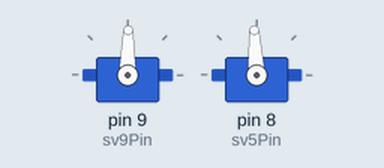
Bench run of a sketch on a simulated Arduino Uno, built with avr-gcc and run on an emulated ATmega328P. Shown: 2 × servo. What the sketch prints to the serial monitor is not drawn.

Above: at 0.6 s.
At 5.0 s:
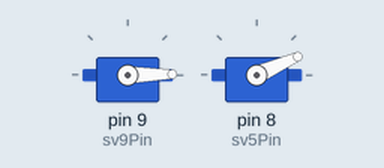
At 9.5 s:
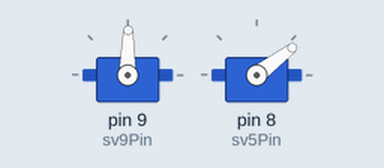
At 18.5 s:
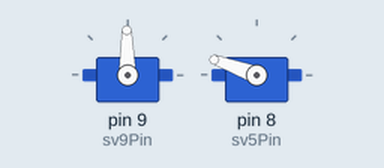
Timing chart, 0 to 24.0 s (numbered marks = the images above):
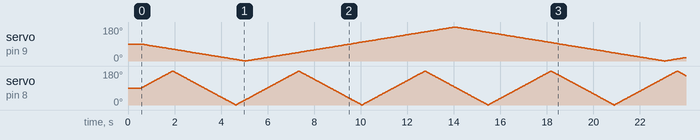

The sketch:

double_sweep.ino
```cpp
#include <Servo.h>
Servo sv5;
Servo sv9;
const int sv5Pin = 8;  // sv5 接 Pin 8
const int sv9Pin = 9;  // sv9 接 Pin 9
const int every555 = 15;
const int every999 = 50;
unsigned long last555 = 0;
unsigned long last999 = 0; // last moving time
int dir5 = 1;
int dir9 = -1;
int pos555 = 90;
int pos999 = 90;
void setup() {
   sv9.attach(sv9Pin);
   sv5.attach(sv5Pin);
   Serial.begin(9600);
   sv9.write(pos999);
   sv5.write(pos555);
   Serial.println("Test 2 Serbo");
   delay(568);
}
void loop( ) {
  check555( );
  check999( );
  check888( );
}
void check555( ) {
   if(millis( ) - last555 < every555) return;   //如果(现在时间—上次做事时间)<every)就立即离开函数,不再继续
   last555 = millis( );
   pos555 += dir5;
   sv5.write(pos555);
   if(dir5 == 1){
      if(pos555 >179) dir5 = -1;
   }else{
      if(pos555 < 1) dir5 = 1;
   }
}
void check999( ) {
   if(millis( ) - last999 < every999) return;
   last999 = millis( );
   pos999 += dir9;
   sv9.write(pos999);
   if(dir9 == 1){
      if(pos999 >179) dir9 = -1;
   }else{
      if(pos999 < 1) dir9 = 1;
   }
}
void check888( ) {
  // more Servo ?
}
```
